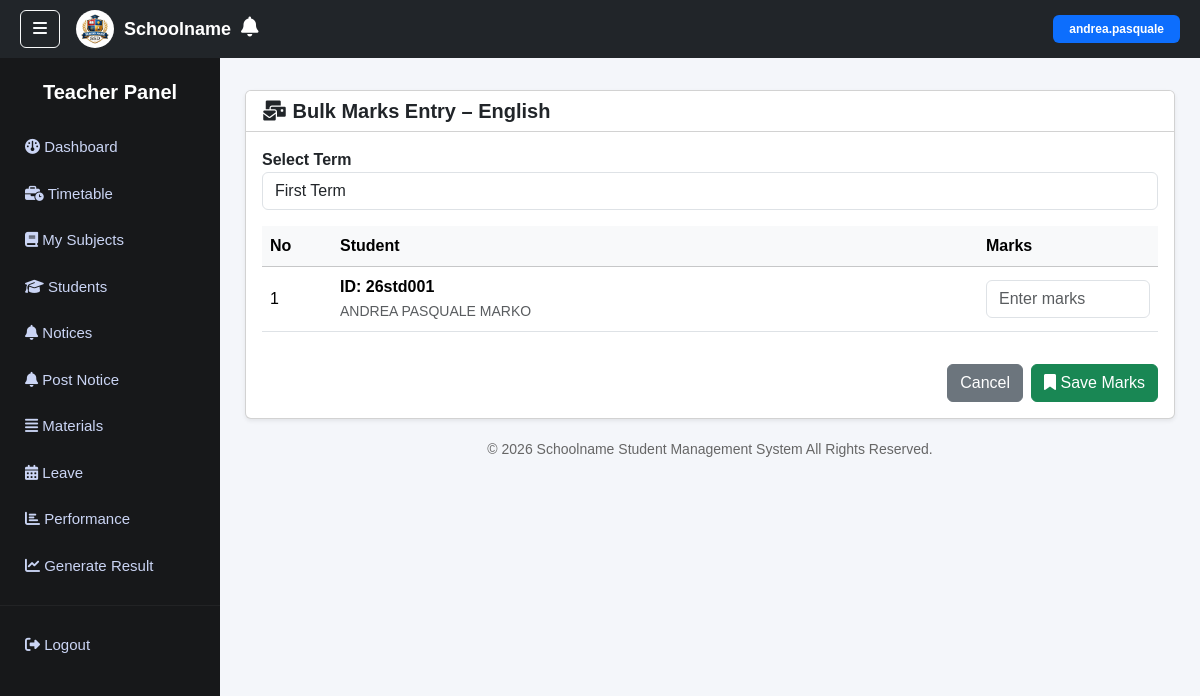
Screenshot of /teacher/subject/1/marks/bulk/ (signed in) with the database file from the repository.
### core/models.py (models this page shows, shortened)
class Subject(models.Model):
    name = models.CharField(max_length=100)
    level = models.ForeignKey(AcademicLevel, on_delete=models.CASCADE)
    stream = models.ForeignKey(
        AcademicStream,
        on_delete=models.SET_NULL,
        null=True,
        blank=True
    )
    class Meta:
        constraints = [
            models.UniqueConstraint(
                fields=['name', 'level'],
                condition=Q(stream__isnull=True),
                name='unique_subject_no_stream'
            ),
            models.UniqueConstraint(
                fields=['name', 'level', 'stream'],
                condition=Q(stream__isnull=False),
                name='unique_subject_with_stream'
            ),
        ]

class Student(models.Model):
    user = models.OneToOneField(User, on_delete=models.CASCADE)
    classroom = models.ForeignKey(ClassRoom, on_delete=models.SET_NULL, null=True)
    student_id = models.CharField(max_length=20, unique=True)
    school_email = models.EmailField(unique=True)
    admission_year = models.PositiveIntegerField()
    sequence_number = models.PositiveIntegerField()
    application = models.OneToOneField(
        'StudentApplication',
        on_delete=models.SET_NULL,
        null=True,
        blank=True
    )
    enrolled_date = models.DateTimeField(auto_now_add=True)
    class Meta:
        constraints = [
            models.UniqueConstraint(
                fields=['admission_year', 'sequence_number'],
                name='unique_student_sequence'
            )
        ]

class StudentApplication(models.Model):
    application_status = models.CharField(
        max_length=10,
        choices=APPLICATION_STATUS_CHOICES,
        default='PENDING'
    )
    full_name = models.CharField(max_length=150, validators=[validate_full_name])
    date_of_birth = models.DateField()
    gender = models.CharField(max_length=10, choices=GENDER_CHOICES)
    passport_photo = models.ImageField(upload_to='students/photos/')
    personal_email = models.EmailField(unique=True)
    phone_number = models.CharField(max_length=20)
    guardian_name = models.CharField(max_length=150)
    guardian_relationship = models.CharField(
        max_length=20,
        choices=GUARDIAN_RELATIONSHIP_CHOICES
    )
    guardian_phone = models.CharField(max_length=20)
    applied_level = models.ForeignKey(AcademicLevel, on_delete=models.SET_NULL, null=True)
    applied_stream = models.ForeignKey(
        AcademicStream,
        on_delete=models.SET_NULL,
        null=True,
        blank=True
    )
    applied_date = models.DateTimeField(auto_now_add=True)
    enrolled_date = models.DateTimeField(null=True, blank=True)

### core/views.py (the view, shortened to what this page needs)
# urls.py: path('teacher/subject/<int:subject_id>/marks/bulk/', views.teacher_bulk_marks, name='teacher_bulk_marks'),
@login_required
@user_passes_test(is_teacher)
def teacher_bulk_marks(request, subject_id):
    teacher = Teacher.objects.get(user=request.user)
    subject = get_object_or_404(Subject, id=subject_id)
    if subject not in teacher.subjects.all():
        raise PermissionDenied
    students = Student.objects.filter(
        classroom__level=subject.level,
        classroom__stream=subject.stream
    )
    return render(request, 'teacher/bulk_marks.html', {
        'subject': subject,
        'students': students
    })

### core/views.py (called while the page is built)
def is_teacher(user):
    return user.is_authenticated and Teacher.objects.filter(user=user).exists()

### templates/teacher/bulk_marks.html (shortened to what this page needs)
{% extends 'base.html' %}
{% block sidebar %}
{% include "includes/teacher_sidebar.html" %}
{% endblock %}
{% block content %}
<div class="card shadow-sm">
<div class="card-header bg-white d-flex justify-content-between align-items-center">
<h5 class="mb-0 fw-bold">
<i class="fa-solid fa-envelopes-bulk"></i> Bulk Marks Entry – {{ subject.name }}
</h5>
</div>
<div class="card-body">
<form method="post">
<div class="mb-3">
<label class="fw-semibold">Select Term</label>
<select name="term" class="form-control" required>
    <option value="TERM1">First Term</option>
</select>
</div>
<div class="table-responsive">
<table class="table table-hover align-middle">
<thead class="table-light">
<tr>
<th style="width:70px;">No</th>
<th>Student</th>
<th style="width:180px;">Marks</th>
</tr>
</thead>
<tbody>
{% for student in students %}
<tr>
<td>{{ forloop.counter }}</td>
<td>
<strong>ID: {{ student.student_id }}</strong><br>
<small class="text-muted">
{{ student.application.full_name|default:student.user.username }}
</small>
</td>
<td>
<input type="number"
name="marks_{{ student.id }}"
class="form-control"
min="0"
max="100"
placeholder="Enter marks">
</td>
</tr>
{% empty %}
<tr>
<td colspan="3" class="text-center text-muted">
No students found.
</td>
</tr>
{% endfor %}
</tbody>
</table>
</div>
<div class="d-flex justify-content-end mt-3">
<a href="{% url 'teacher_dashboard' %}"
class="btn btn-secondary me-2">
Cancel
</a>
<button type="submit"
class="btn btn-success">
<i class="fa-solid fa-bookmark"></i> Save Marks
</button>
</div>
</form>
</div>
</div>
{% endblock %}

### templates/base.html (shortened to what this page needs)
{% load static %}
<!DOCTYPE html>
<html lang="en">
<head>
<link href="https://cdn.jsdelivr.net/npm/bootstrap@5.3.2/dist/css/bootstrap.min.css" rel="stylesheet">
<link rel="stylesheet" href="https://cdnjs.cloudflare.com/ajax/libs/font-awesome/6.5.0/css/all.min.css">
</head>
<body>
<nav class="navbar navbar-dark bg-dark d-flex justify-content-between">
<div class="d-flex align-items-center">
<button class="btn btn-outline-light me-3" onclick="toggleSidebar()"><i class="fa-solid fa-bars"></i></button>
<div class="school-header">
<img src="{% static 'images/school_logo.png' %}" class="school-logo">
<span class="school-name">Schoolname</span>
<div class="position-relative me-3">
<i class="fa-solid fa-bell text-white fs-5"></i>
</div>
</div>
</div>
{% if request.user.is_authenticated %}
<span class="badge bg-primary px-3 py-2">
    {{ request.user.username }}
</span>
{% endif %}
</nav>
<div class="sidebar" id="sidebar">
{% block sidebar %}
{% endblock %}
</div>
<div class="main-content">
{% block content %}
{% endblock %}
<div class="footer">
© <script>document.write(new Date().getFullYear())</script>
Schoolname Student Management System All Rights Reserved.
</div>
</div>
</body>
</html>

### templates/base.html (style rules this page uses)
body { background:#f4f6fa; overflow-x:hidden; font-family:Arial, Helvetica, sans-serif; }
.navbar { position:fixed; top:0; left:0; width:100%; z-index:1001; padding:10px 20px; }
.school-header { display:flex; align-items:center; gap:10px; }
.school-logo { width:38px; height:38px; border-radius:50%; object-fit:cover; }
.school-name { color:white; font-weight:600; font-size:18px; }
.sidebar { position:fixed; top:0; left:0; height:100vh; width:220px; background-color: rgba(16,17,19,0.97); padding-top:80px; transition:0.3s; z-index:1000; overflow-y:auto; }
.main-content { margin-left:220px; padding:90px 25px 40px 25px; min-height:100vh; }
.footer { text-align:center; padding:20px; color:#666; font-size:14px; }

### rows the page displays
Subject: name "English"
Student: student_id "26std001", application.full_name "ANDREA PASQUALE MARKO"

### other values shown
{{ request.user.username }} "andrea.pasquale"
